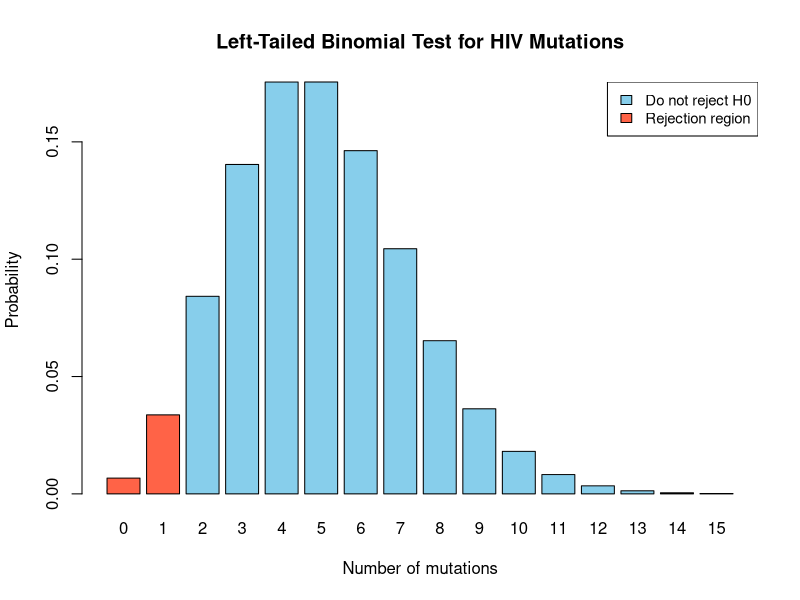

This figure's R source:
# ============================================================
# Binomial distribution:
# significance level for a LEFT-TAILED test
# ============================================================
#
# HIV example
#
# H0: p = 5 x 10^(-4)
# HA: p < 5 x 10^(-4)
#
# For a left-tailed test, unusually SMALL numbers of
# mutations provide evidence against H0.
#
# ============================================================


# Number of nucleotides
n <- 10000

# Mutation probability under H0
p0 <- 5e-4

# Significance level
alpha <- 0.05

# Corresponding probability outside the rejection region
confidence_level <- 1 - alpha

confidence_level
# 0.95


# ------------------------------------------------------------
# Binomial probability distribution under H0
# ------------------------------------------------------------

# Number of mutations to display
x <- 0:15

# Probabilities under H0
prob <- dbinom(
  x,
  size = n,
  prob = p0
)


# ------------------------------------------------------------
# Find the critical value for a left-tailed test
# ------------------------------------------------------------

# For a left-tailed test, all of alpha = 0.05
# is placed in the LEFT tail.
#
# We want the largest value of X for which:
#
#     P(X <= critical value | H0) <= 0.05
#
# Because the binomial distribution is discrete,
# the tail probability will usually not be exactly 0.05.

q <- qbinom(
  alpha,
  size = n,
  prob = p0
)


# qbinom() finds the first value where the cumulative
# probability reaches or exceeds alpha.
#
# Therefore, check whether q itself keeps the
# cumulative probability <= alpha.

if (pbinom(q, size = n, prob = p0) <= alpha) {
  
  critical <- q
  
} else {
  
  critical <- q - 1
  
}

critical


# Probability actually contained in the rejection region

pbinom(
  critical,
  size = n,
  prob = p0
)


# ------------------------------------------------------------
# Choose colors for the plot
# ------------------------------------------------------------

# Red = rejection region
# Blue = do-not-reject region

bar_col <- ifelse(
  x <= critical,
  "tomato",
  "skyblue"
)


# ------------------------------------------------------------
# Plot the probability distribution
# ------------------------------------------------------------

barplot(
  prob,
  names.arg = x,
  col = bar_col,
  
  xlab = "Number of mutations",
  ylab = "Probability",
  
  main = "Left-Tailed Binomial Test for HIV Mutations"
)


# ------------------------------------------------------------
# Add legend
# ------------------------------------------------------------

legend(
  "topright",
  
  legend = c(
    "Do not reject H0",
    "Rejection region"
  ),
  
  fill = c(
    "skyblue",
    "tomato"
  ),
  
  cex = 0.9
)


# ------------------------------------------------------------
# Interpretation
# ------------------------------------------------------------
#
# H0: p = 5 x 10^(-4)
# HA: p < 5 x 10^(-4)
#
# alpha = 0.05
#
# For a LEFT-TAILED test, small numbers of mutations
# are evidence against H0.
#
# If the observed number of mutations falls in the
# red rejection region:
#
#     Reject H0.
#
# There is evidence that the mutation probability
# is smaller than the value specified by H0.
#
#
# If the observed number of mutations falls in the
# blue region:
#
#     Do not reject H0.
#
# There is not sufficient evidence to conclude
# that the mutation probability is smaller than p0.
#
#
# Important:
#
# Because the binomial distribution is discrete,
# the probability of the rejection region may be
# smaller than, rather than exactly equal to, alpha = 0.05.
#
# "Do not reject H0" does NOT mean that H0 is true.
